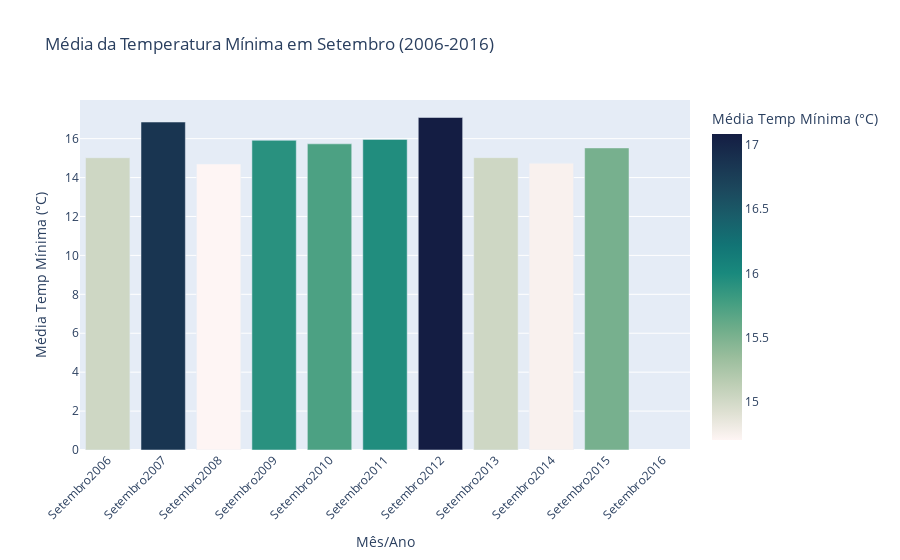

Notebook code cell kept with this figure:
### Markdown cell above
#### c) Média da temperatura mínima de um determinado mês (auge do inverno) nos últimos 11 anos (2006 a 2016);
#### d) Gráfico de barras (vertical ou horizontal) com as médias de temperatura mínima de um determinado mês nos últimos 11 anos;
#### e) Média geral da temperatura mínima de um determinado mês nos últimos 11 anos (2006 a 2016).

### Code cell
import pandas as pd
import plotly.express as px

# Lista de meses válidos
meses_validos = ['janeiro', 'fevereiro', 'março', 'abril', 'maio', 'junho', 'julho', 'agosto', 'setembro', 'outubro', 'novembro', 'dezembro']

# Função para validar o mês informado pelo usuário
def validar_mes(mes):
    return mes.lower() in meses_validos

# Função para calcular a média da temperatura mínima de um mês específico nos últimos 11 anos (2006-2016)
def media_temp_min(df, mes):
    temp_min_media = {}
    mes_index = meses_validos.index(mes) + 1  # Índice do mês na lista (1-12)
    for ano in range(2006, 2017):
        # Filtrar os dados para o mês e ano específicos
        dados_mes_ano = df[(df['data'].dt.year == ano) & (df['data'].dt.month == mes_index)]
        
        # Calcular a média da temperatura mínima
        media_temp_minima = dados_mes_ano['minima'].mean()
        
        # Armazenar o resultado no dicionário
        temp_min_media[f"{mes.capitalize()}{ano}"] = media_temp_minima
    
    return temp_min_media

# Função para criar o gráfico de barras com as médias calculadas
def criar_grafico_barras(temp_min_media, mes):
    # Converter o dicionário para um DataFrame
    df_temp_min = pd.DataFrame(list(temp_min_media.items()), columns=['Mês/Ano', 'Média Temp Mínima'])
    
    # Criar o gráfico de barras
    fig = px.bar(df_temp_min, x='Mês/Ano', y='Média Temp Mínima', title=f'Média da Temperatura Mínima em {mes.capitalize()} (2006-2016)',
                 labels={'Mês/Ano': 'Mês/Ano', 'Média Temp Mínima': 'Média Temp Mínima (°C)'},
                 color='Média Temp Mínima', color_continuous_scale='tempo')
    
    # Atualizar layout do gráfico
    fig.update_layout(xaxis_tickangle=-45)
    fig.show()

# Função para calcular a média geral da temperatura mínima de um mês específico nos últimos 11 anos
def media_geral_temp_min(temp_min_media):
    total_temp = 0
    count = 0
    for valor in temp_min_media.values():
        if not pd.isna(valor):
            total_temp += valor
            count += 1
    media_geral = total_temp / count if count != 0 else float('nan')
    return media_geral

def main():
    # Carregar os dados do arquivo
    file_path = 'Anexo_Arquivo_Dados_Projeto_Logica_e_programacao_de_computadores.csv'
    df = pd.read_csv(file_path, parse_dates=['data'], dayfirst=True)
    
    # Remover linhas que contêm valores nulos
    df = df.dropna()
    
    # Pedir ao usuário para inserir o mês desejado
    mes = input("Informe o mês para calcular a média da temperatura mínima (ex: agosto): ").strip().lower()
    
    # Validar o mês
    if not validar_mes(mes):
        print("Mês inválido! Certifique-se de digitar o nome do mês corretamente.")
        return
    
    # Calcular a média da temperatura mínima para o mês informado
    medias = media_temp_min(df, mes)
    
    # Mostrar os resultados
    for chave, valor in medias.items():
        print(f"A média da temperatura mínima em {chave} foi de {valor:.2f}°C.")
    
    print("\nNota: Os dados vão até junho (06) de 2016, logo o restante dos dados serão mostrados como nulos (NaN).")

    # Calcular e exibir a média geral
    media_geral = media_geral_temp_min(medias)
    print(f"\nA média geral da temperatura mínima em {mes.capitalize()} de 2006 a 2016 foi de {media_geral:.2f}°C.")
    
    # Criar e mostrar o gráfico de barras
    criar_grafico_barras(medias, mes)

if __name__ == '__main__':
    main()

### Figure 1 — Plotly figure (JSON) as saved in the notebook; plotly's stock layout.template omitted (floating-point values rounded to 4 significant figures)
{"data": [{"alignmentgroup": "True", "hovertemplate": "Mês/Ano=%{x}<br>Média Temp Mínima (°C)=%{marker.color}<extra></extra>", "legendgroup": "", "marker": {"color": [15.02, 16.85, 14.7, 15.91, 15.73, 15.96, 17.09, 15.02, 14.74, 15.52, null], "coloraxis": "coloraxis", "pattern": {"shape": ""}}, "name": "", "offsetgroup": "", "orientation": "v", "showlegend": false, "textposition": "auto", "type": "bar", "x": ["Setembro2006", "Setembro2007", "Setembro2008", "Setembro2009", "Setembro2010", "Setembro2011", "Setembro2012", "Setembro2013", "Setembro2014", "Setembro2015", "Setembro2016"], "xaxis": "x", "y": [15.02, 16.85, 14.7, 15.91, 15.73, 15.96, 17.09, 15.02, 14.74, 15.52, null], "yaxis": "y"}], "layout": {"barmode": "relative", "coloraxis": {"colorbar": {"title": {"text": "Média Temp Mínima (°C)"}}, "colorscale": [[0, "rgb(254, 245, 244)"], [0.09091, "rgb(222, 224, 210)"], [0.1818, "rgb(189, 206, 181)"], [0.2727, "rgb(153, 189, 156)"], [0.3636, "rgb(110, 173, 138)"], [0.4545, "rgb(65, 157, 129)"], [0.5455, "rgb(25, 137, 125)"], [0.6364, "rgb(18, 116, 117)"], [0.7273, "rgb(25, 94, 106)"], [0.8182, "rgb(28, 72, 93)"], [0.9091, "rgb(25, 51, 80)"], [1, "rgb(20, 29, 67)"]]}, "legend": {"tracegroupgap": 0}, "title": {"text": "Média da Temperatura Mínima em Setembro (2006-2016)"}, "xaxis": {"anchor": "y", "domain": [0, 1], "tickangle": -45, "title": {"text": "Mês/Ano"}}, "yaxis": {"anchor": "x", "domain": [0, 1], "title": {"text": "Média Temp Mínima (°C)"}}}}
